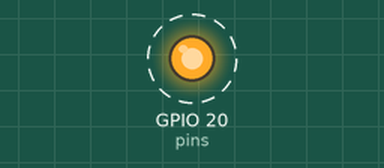
This program was run on a simulated Raspberry Pi (BCM pin numbers). Shown: output pins drawn as LEDs (lit = HIGH). Dashed ring = blinking.

Above: at 0.5 s.
Timing chart, 0 to 4.6 s (numbered marks = the images above):
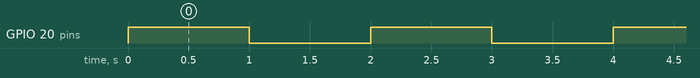

The program:

_____.py
```python
import RPi.GPIO as gpio
import time
gpio.setwarnings(False)
gpio.setmode(gpio.BCM)
pins = 20
gpio.setup(pins,gpio.OUT)

try:
    while True:
        gpio.output(pins,1)
        time.sleep(1)
        gpio.output(pins,0)
        time.sleep(1)
finally:
    gpio.cleanup()
```

Measured:
- by itself, GPIO 20 (pins): alternates HIGH for 1.0 s and LOW for 1.0 s
